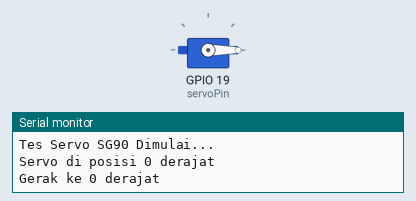
Bench run of a sketch on a simulated ESP32. Shown: servo, the last lines printed to the serial monitor.

Above: at 1.05 s.
At 2.8 s:
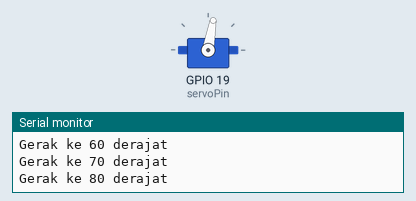
At 4.6 s:
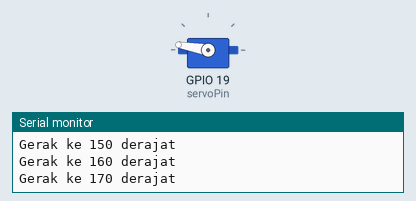
At 8.2 s:
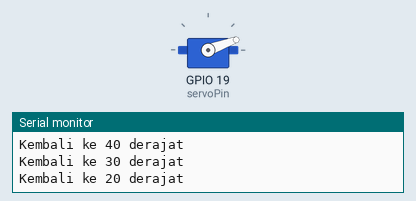
Timing chart, 0 to 10.9 s (numbered marks = the images above):
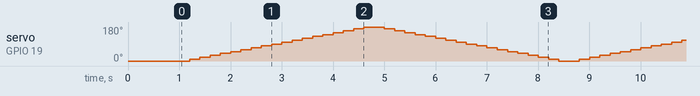

The sketch:

SG90Servo.ino
```cpp
#include <ESP32Servo.h>

Servo servo;  // Buat objek servo

const int servoPin = 19;

void setup() {
  Serial.begin(115200);
  Serial.println("Tes Servo SG90 Dimulai...");

  // Attach servo ke pin 19 dengan range 500-2400 microsecond (default untuk SG90)
  servo.attach(servoPin, 500, 2400);

  // Posisi awal (0 derajat)
  servo.write(0);
  Serial.println("Servo di posisi 0 derajat");
  delay(1000);
}

void loop() {
  // Gerak dari 0° ke 180°
  for (int pos = 0; pos <= 180; pos += 10) {
    servo.write(pos);
    Serial.print("Gerak ke ");
    Serial.print(pos);
    Serial.println(" derajat");
    delay(200);
  }

  // Kembali dari 180° ke 0°
  for (int pos = 180; pos >= 0; pos -= 10) {
    servo.write(pos);
    Serial.print("Kembali ke ");
    Serial.print(pos);
    Serial.println(" derajat");
    delay(200);
  }
}
```
